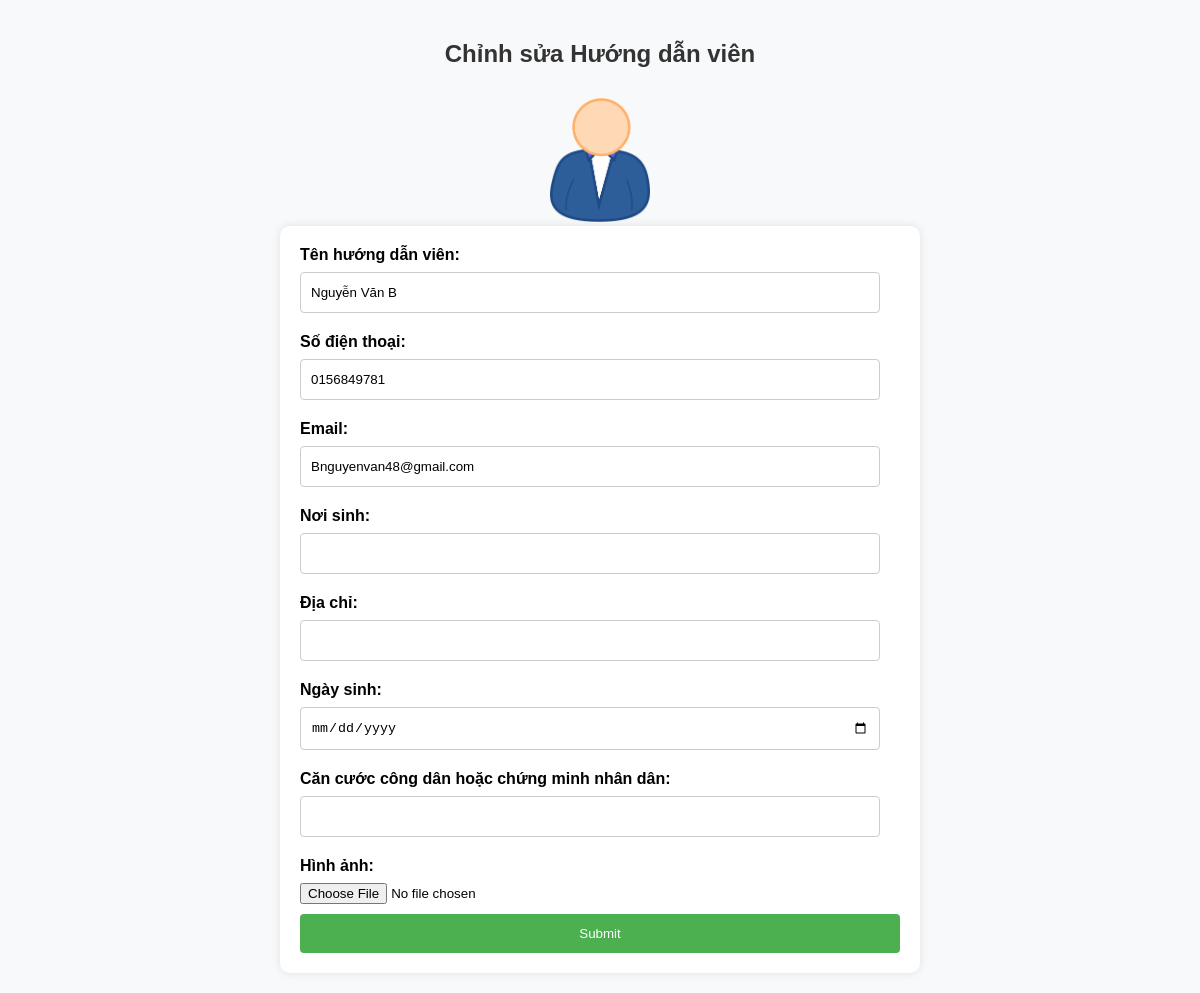
Page /DatVeMayBay/edit-hdv.php?id=6784 on the committed database.
### tables this page shows
CREATE TABLE `huongdanvien` (
  `ID_HuongDanVien` int(11) NOT NULL,
  `TenHuongDanVien` varchar(255) DEFAULT NULL,
  `SoDienThoai` varchar(20) DEFAULT NULL,
  `Email` varchar(100) DEFAULT NULL,
  `HinhAnh` text DEFAULT NULL,
  `NoiSinh` varchar(255) DEFAULT NULL,
  `DiaChi` varchar(255) DEFAULT NULL,
  `NgaySinh` date DEFAULT NULL,
  `CCCD` varchar(255) DEFAULT NULL,
  `TrangThai` int(11) DEFAULT NULL
);

### DatVeMayBay/edit-hdv.php (the view, shortened to what this page needs)
<!DOCTYPE html>
<html lang="en">
<head>
    <link rel="stylesheet" href="https://cdnjs.cloudflare.com/ajax/libs/font-awesome/5.15.4/css/all.min.css">
</head>
<body>
    <h2>Chỉnh sửa Hướng dẫn viên</h2>
    <?php
    require_once 'db.php';
    if(isset($_GET['id'])) {
        $id = $_GET['id'];
        $sql = "SELECT * FROM huongdanvien WHERE ID_HuongDanVien = '$id'";
        $result = $connect->query($sql);
        if ($result->num_rows > 0) {
            $row = $result->fetch_assoc();
            ?>
            <div class="avatar">
                <img src="/BayWithVaa/image/<?php echo $row['HinhAnh']; ?>" alt="Avatar">
            </div>
            <form action="submit_edit_hdv.php" method="post" enctype="multipart/form-data" target="_blank">
                <label for="ten_huongdanvien">Tên hướng dẫn viên:</label>
                <input type="text" id="ten_huongdanvien" name="ten_huongdanvien" value="<?php echo $row['TenHuongDanVien']; ?>" required>
                <label for="sodienthoai">Số điện thoại:</label>
                <input type="text" id="sodienthoai" name="sodienthoai" pattern="[0-9]{10}" value="<?php echo $row['SoDienThoai']; ?>" required>
                <label for="email">Email:</label>
                <input type="email" id="email" name="email" value="<?php echo $row['Email']; ?>" required>
                <label for="noi_sinh">Nơi sinh:</label>
                <input type="text" id="noi_sinh" name="noi_sinh" value="<?php echo $row['NoiSinh']; ?>">
                <label for="dia_chi">Địa chỉ:</label>
                <input type="text" id="dia_chi" name="dia_chi" value="<?php echo $row['DiaChi']; ?>">
                <label for="ngay_sinh">Ngày sinh:</label>
                <input type="date" id="ngay_sinh" name="ngay_sinh" value="<?php echo $row['NgaySinh']; ?>">
                <label for="cccd">Căn cước công dân hoặc chứng minh nhân dân:</label>
                <input type="text" id="cccd" name="cccd" value="<?php echo $row['CCCD']; ?>">
				<label for="hinh_anh">Hình ảnh:</label>
                <input type="file" id="hinh_anh" name="hinh_anh" value="<?php echo $row['HinhAnh']; ?>">
                <input type="submit" value="Submit" style="margin-top: 10px;">
            </form>
            <?php
        } else {
            echo "<p>Không tìm thấy hướng dẫn viên có ID là $id</p>";
        }
    } else {
        echo "<p>Thiếu ID_HuongDanVien trong yêu cầu.</p>";
    }
    ?>
</body>
</html>

### DatVeMayBay/edit-hdv.php (style rules this page uses)
body { font-family: Arial, sans-serif; background-color: #f8f9fa; margin: 0; padding: 20px; }
form { max-width: 600px; margin: 0 auto; background-color: #fff; padding: 20px; border-radius: 10px; box-shadow: 0px 0px 10px rgba(0, 0, 0, 0.1); }
h2 { text-align: center; color: #333; margin-bottom: 30px; }
label { font-weight: bold; display: block; margin-bottom: 8px; }
input[type="text"], input[type="tel"], input[type="email"], input[type="date"] { width: calc(100% - 20px); padding: 12px 10px; margin-bottom: 20px; border: 1px solid #ccc; border-radius: 4px; box-sizing: border-box; transition: border-color 0.3s ease; }
input[type="submit"] { background-color: #4CAF50; color: white; padding: 12px 20px; border: none; border-radius: 4px; cursor: pointer; width: 100%; transition: background-color 0.3s ease; }
.avatar { text-align: center; }
.avatar img { max-width: 100px; border-radius: 10px; }

### rows in the picture
huongdanvien: HinhAnh (picture), ten_huongdanvien "Nguyễn Văn B", sodienthoai "0156849781", email "Bnguyenvan48@gmail.com"
